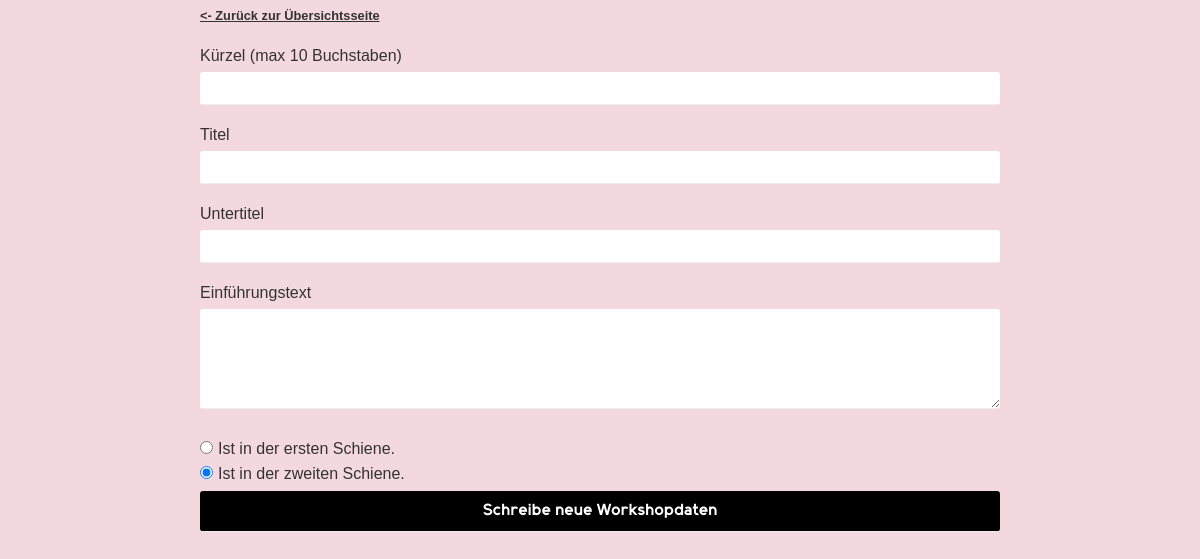
The page /datenbank/workshop.php?kuerzel=TBA2 on the database as committed earlier.
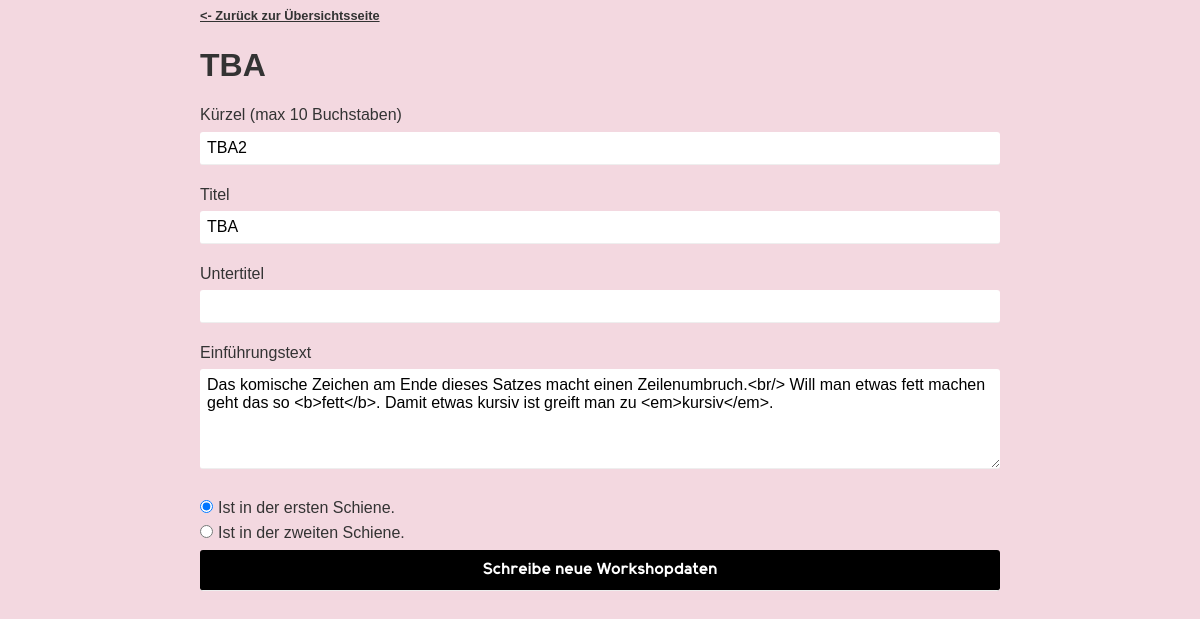
The same page on the database as committed later.
### tables this page shows
CREATE TABLE workshops (
	titel VARCHAR(255) NOT NULL,
	untertitel VARCHAR(255),
	einfuehrungstext VARCHAR(2500) NOT NULL,
	kuerzel VARCHAR(10) NOT NULL,
	ist_erste_schiene BOOLEAN NOT NULL,
	ist_zweite_schiene BOOLEAN NOT NULL,

	CONSTRAINT erste_oder_zweite_schiene CHECK (ist_erste_schiene XOR ist_zweite_schiene)
);

### datenbank/workshop.php (the view, shortened to what this page needs)
<!DOCTYPE HTML>
<html>
<head>
	<link rel="stylesheet" href="../css/style.css" type="text/css" />
</head>
<body>
  <?php
    include("../mysql/connect.php");
    $kuerzel = $_GET["kuerzel"];
		$stmt = $conn->prepare("SELECT * FROM workshops WHERE kuerzel = ?");
		mysqli_stmt_bind_param($stmt, "s", $kuerzel);
		$stmt->execute();
		$workshop = $stmt->get_result()->fetch_assoc();
  ?>
	<main>
		<article class="anmeldungen">
			<a href="../datenbank/index.php" style="font-size: 0.8em"><- Zurück zur Übersichtsseite</a>
			<h1><?php echo $workshop["titel"]; ?></h1>
    	<form action="./schreibe_workshop.php?kuerzel=<?php echo $kuerzel;?>" method="post" target="_BLANK">
			<?php
				echo "<label>Kürzel (max 10 Buchstaben)</label><input type='text' maxlength='10' name='kuerzel' value='" . $workshop["kuerzel"] . "' required />";
				echo "<label>Titel</label><input type='text' name='titel' value='" . $workshop["titel"] . "' required />";
				echo "<label>Untertitel</label><input type='text' name='untertitel' value='" . $workshop["untertitel"] . "' />";
				echo "<label>Einführungstext</label><textarea name='einfuehrungstext' rows=5 required >" . $workshop["einfuehrungstext"] . "</textarea>";
				if (boolval($workshop["ist_erste_schiene"])) {
					echo "<input type='radio' name='schiene' value='1' id='ist_erste_schiene' checked required /><label>Ist in der ersten Schiene.</label><br />";
					echo "<input type='radio' name='schiene' value='2' id='ist_zweite_schiene' required /><label>Ist in der zweiten Schiene.</label>";
				} else {
					echo "<input type='radio' name='schiene' value='1' id='ist_erste_schiene' required /><label>Ist in der ersten Schiene.</label><br />";
					echo "<input type='radio' name='schiene' value='2' id='ist_zweite_schiene' checked required /><label>Ist in der zweiten Schiene.</label>";
				}
			?>
      <input type="submit" value="Schreibe neue Workshopdaten">
    </form>
		</article>
	</main>
</body>
</html>

Rows that differ between the two databases and show on the page:
added workshops: titel "TBA", kuerzel "TBA2", einfuehrungstext "Das komische Zeichen am Ende dieses Satzes macht einen Zeilenumbruch.<br/> Will man etwas fett machen geht das so <b>fett</b>. Damit etwas kursiv ist greift man zu <em>kursiv</em>."
Other text that changed with them:
form field schiene: (not shown) → "☑"
form field schiene: (not shown) → "☐"
form field schiene: "☐" → (not shown)
form field schiene: "☑" → (not shown)
